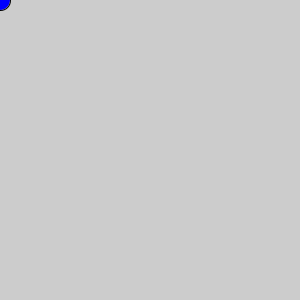
Frame 1 (no input)
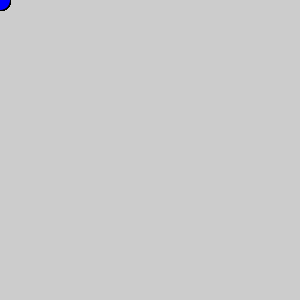
Frame 60 (the mouse pressed at the canvas centre just before this capture)
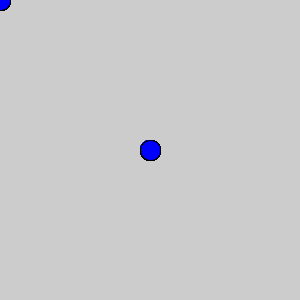
Frame 120 (the mouse held since frame 60 and released just before this capture)

The Processing sketch that drew these frames (run headless with seeded random() and noise(); from frame 60 on, the mouse is pressed at the canvas centre):

// Processing sketch: processing_106832
// ── processing_106832.pde

void setup()
{
    size(300,300);
}

void draw()
{
    fill(0,0,255);
    ellipse(mouseX,mouseY,20,20);
}
